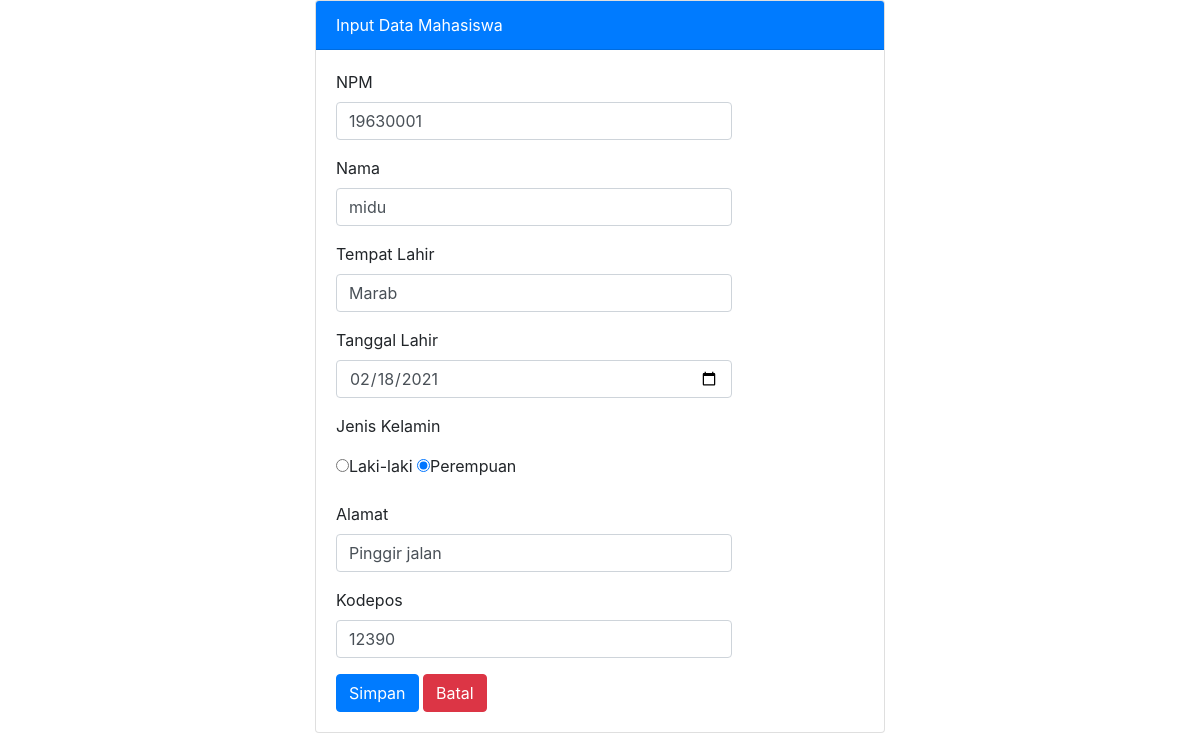
The app's page /edit_data.php?npm=19630001 with its own data.
### tables this page shows
CREATE TABLE IF NOT EXISTS `tbl_mhs` (
  `npm` varchar(8) NOT NULL,
  `nama` varchar(100) NOT NULL,
  `tempat_lahir` varchar(50) NOT NULL,
  `tanggal_lahir` date DEFAULT NULL,
  `jenis_kelamin` enum('L','P') DEFAULT NULL,
  `alamat` text,
  `kode_pos` varchar(5) NOT NULL,
  PRIMARY KEY (`npm`)
);

### edit_data.php (the view, shortened to what this page needs)
<?php
    include "koneksi.php";
    $id     = $_GET['npm'];
    $ambilData = mysqli_query($koneksi, "SELECT * FROM tbl_mhs WHERE npm = '$id'");
    $data = mysqli_fetch_array($ambilData);
?>
<!DOCTYPE html>
<html lang="en">
<head>
    <link rel="stylesheet" href="css/bootstrap.css">
</head>
<body>
    <div class="container col-md-6">
        <div class="card">
            <div class="card-header bg-primary text-white">
                Input Data Mahasiswa
            </div>
            <div class="card-body">
                <form action="" method="POST" class="form-item">
                    <div class="form-group">
                    <label for="npm">NPM</label>
                    <input type="text" name="npm" class="form-control col-md-9" value="<?php echo $data['npm']?>" placeholder="Masukkan NPM">
                    </div>
                    <div class="form-group">
                    <label for="nama">Nama</label>
                    <input type="text" name="nama" class="form-control col-md-9" value="<?php echo $data['nama']?>" placeholder="Masukkan Nama">
                    </div>
                    <div class="form-group">
                    <label for="tempat_lahir">Tempat Lahir</label>
                    <input type="text" name="tempat_lahir" class="form-control col-md-9" value="<?php echo $data['tempat_lahir']?>" placeholder="Masukkan Tempat Lahir">
                    </div>
                    <div class="form-group">
                    <label for="tanggal_lahir">Tanggal Lahir</label>
                    <input type="date" name="tanggal_lahir" class="form-control col-md-9" value="<?php echo $data['tanggal_lahir']?>" placeholder="Masukkan Tanggal Lahir">
                    </div>
                    <div class="form-group">
                    <p>Jenis Kelamin</p>
                    <label><input type="radio" name="jenis_kelamin" value="L" <?php if($data['jenis_kelamin'] == 'L') echo 'checked'?>>Laki-laki</label>
                    <label><input type="radio" name="jenis_kelamin" value="P" <?php if($data['jenis_kelamin'] == 'P') echo 'checked'?>>Perempuan</label>
                    </div>
                    <div class="form-group">
                    <label for="alamat">Alamat</label>
                    <input type="text" name="alamat" class="form-control col-md-9" value="<?php echo $data['alamat']?>" placeholder="Masukkan Alamat">
                    </div>
                    <div class="form-group">
                    <label for="kode_pos">Kodepos</label>
                    <input type="text" name="kode_pos" class="form-control col-md-9" value="<?php echo $data['kode_pos']?>" placeholder="Masukkan Kodepos">
                    </div>
                    <button type="submit" class="btn btn-primary" name="simpan">Simpan</button>
                    <button type="reset" class="btn btn-danger">Batal</button>
                </form>
            </div>
        </div>
    </div>
</body>
</html>

### records on screen
tbl_mhs: npm "19630001", nama "midu", tempat_lahir "Marab", tanggal_lahir "02/18/2021", jenis_kelamin "☐ Laki-laki", jenis_kelamin "☑ Perempuan", alamat "Pinggir jalan", kode_pos "12390"
